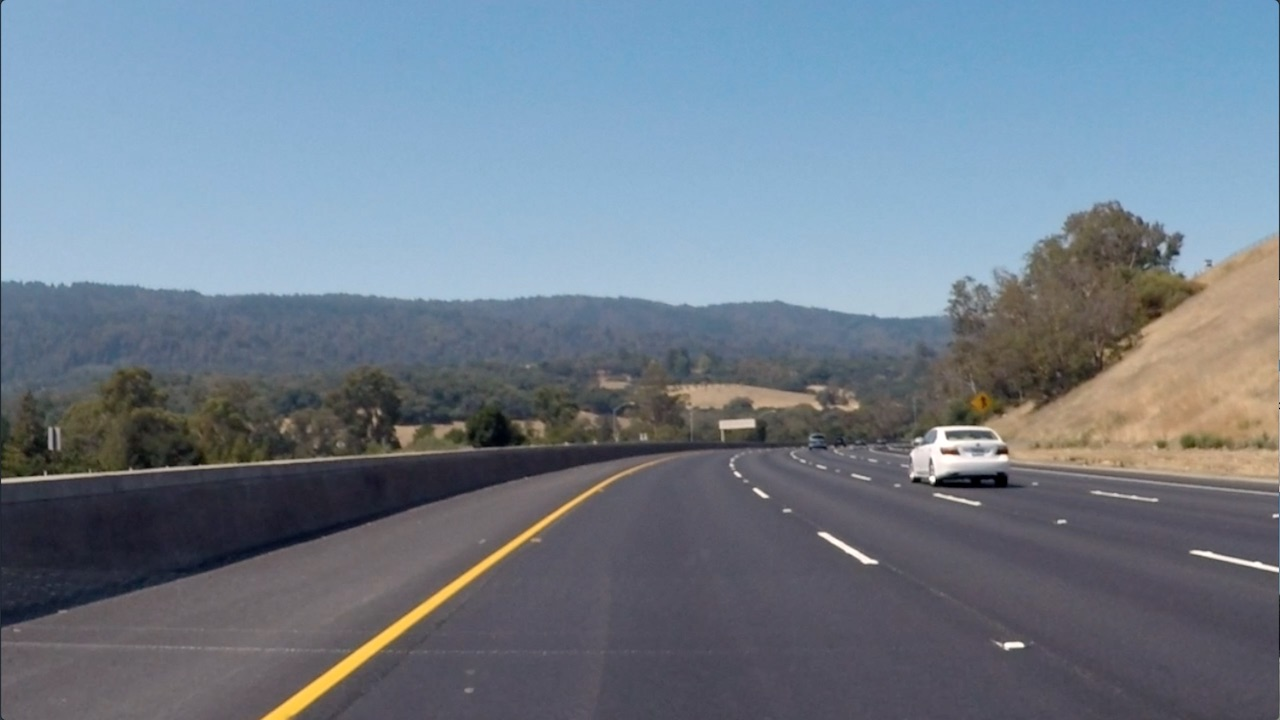
#> input picture 02_convolutional-neural-networks/02_conv-visualization/data/curved_lane.jpg, 1280 x 720 px
$ jupyter execute custom_filters.ipynb   (shell and % lines are left out)
#> lines starting #> are read from the running program, lines starting #| are printed output that depends on the picture
# Creating a Filter, Edge Detection

### Import resources and display image

[cell 1]
import matplotlib.pyplot as plt
import matplotlib.image as mpimg

import cv2
import numpy as np


# Read in the image
image = mpimg.imread('data/curved_lane.jpg')
#> image is the input picture: shape (720, 1280, 3); mean R, G, B 112.1, 125, 138.7

plt.imshow(image)

### Convert the image to grayscale

[cell 2]
# Convert to grayscale for filtering
gray = cv2.cvtColor(image, cv2.COLOR_RGB2GRAY)
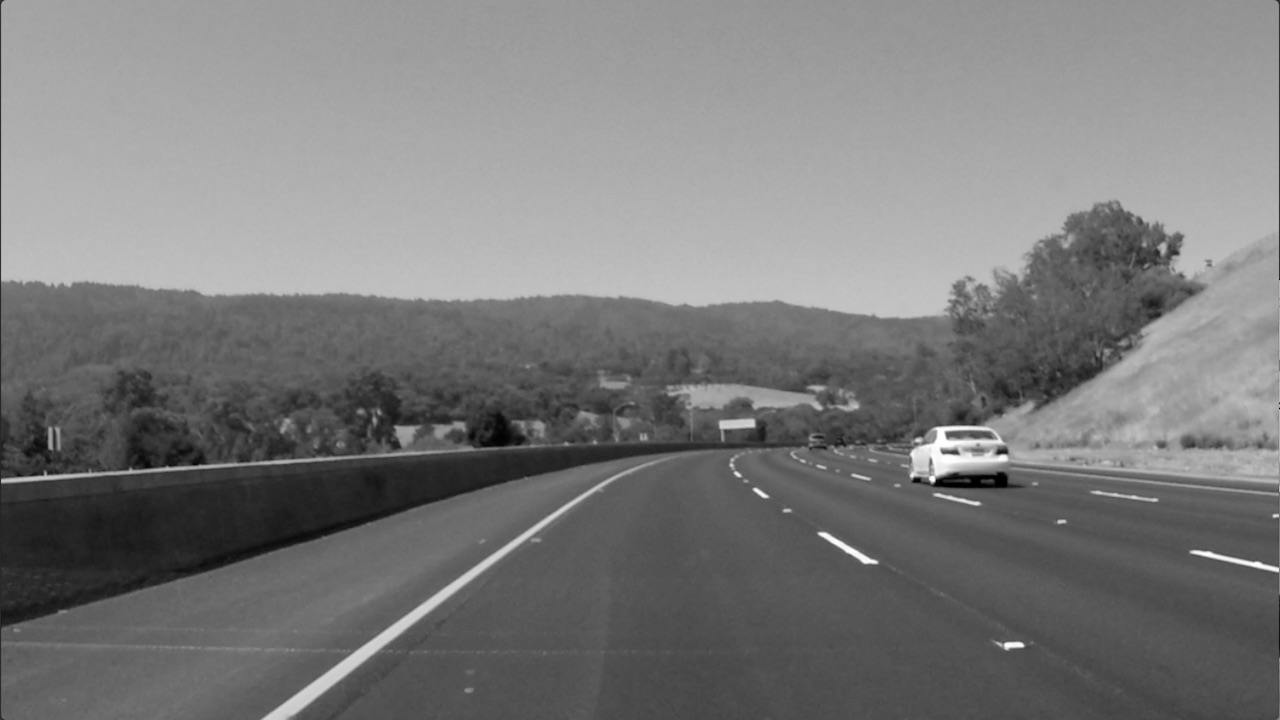
#> gray: shape (720, 1280); min 0, max 255, mean 122.7

plt.imshow(gray, cmap='gray')

### TODO: Create a custom kernel

Below, you've been given one common type of edge detection filter: a Sobel operator.

The Sobel filter is very commonly used in edge detection and in finding patterns in intensity in an image. Applying a Sobel filter to an image is a way of **taking (an approximation) of the derivative of the image** in the x or y direction, separately. The operators look as follows.

**It's up to you to create a Sobel x operator and apply it to the given image.**

For a challenge, see if you can put the image through a series of filters: first one that blurs the image (takes an average of pixels), and then one that detects the edges.

[cell 3]
# Create a custom kernel

# 3x3 array for edge detection
sobel_y = np.array([[-1, -2, -1],
                    [ 0,  0,  0],
                    [ 1,  2,  1]])

## TODO: Create and apply a Sobel x operator


# Filter the image using filter2D, which has inputs: (grayscale image, bit-depth, kernel)
filtered_image = cv2.filter2D(gray, -1, sobel_y)

plt.imshow(filtered_image, cmap='gray')

[cell 4]
# Create a custom kernel

# 3x3 array for edge detection
sobel_x = np.array([[-1, -2, -1],
                    [ 0,  0,  0],
                    [ 1,  2,  1]]).T

## TODO: Create and apply a Sobel x operator


# Filter the image using filter2D, which has inputs: (grayscale image, bit-depth, kernel)
filtered_image = cv2.filter2D(gray, -1, sobel_x)

plt.imshow(filtered_image, cmap='gray')

### Test out other filters!

You're encouraged to create other kinds of filters and apply them to see what happens! As an **optional exercise**, try the following:
* Create a filter with decimal value weights.
* Create a 5x5 filter
* Apply your filters to the other images in the `images` directory.

[cell 5]
# Create a custom kernel

# 3x3 array for edge detection
imgfilter = np.array([[0, -1, 0],
                     [ -1,  4,  -1],
                     [ 0,  -1,  0]])

## TODO: Create and apply a Sobel x operator


# Filter the image using filter2D, which has inputs: (grayscale image, bit-depth, kernel)
filtered_image = cv2.filter2D(gray, -1, imgfilter)

plt.imshow(filtered_image, cmap='gray')

[cell 6]
# Create a custom kernel

# 3x3 array for edge detection
imgfilter = np.array([[0, -1, 0],
                     [ -1,  5,  -1],
                     [ 0,  -1,  0]])

## TODO: Create and apply a Sobel x operator


# Filter the image using filter2D, which has inputs: (grayscale image, bit-depth, kernel)
filtered_image = cv2.filter2D(gray, -1, imgfilter)

plt.imshow(filtered_image, cmap='gray')

[cell 7]
# Create a custom kernel

# 3x3 array for edge detection
imgfilter = np.array([[0, -1, 0],
                     [ -1,  9,  -1],
                     [ 0,  -1,  0]])

## TODO: Create and apply a Sobel x operator


# Filter the image using filter2D, which has inputs: (grayscale image, bit-depth, kernel)
filtered_image = cv2.filter2D(gray, -1, imgfilter)

plt.imshow(filtered_image, cmap='gray')

[cell 8]
# Create a custom kernel

# 3x3 array for edge detection
imgfilter = np.array([[0, -1, 0],
                     [ -1,  90,  -1],
                     [ 0,  -1,  0]])

## TODO: Create and apply a Sobel x operator


# Filter the image using filter2D, which has inputs: (grayscale image, bit-depth, kernel)
filtered_image = cv2.filter2D(gray, -1, imgfilter)
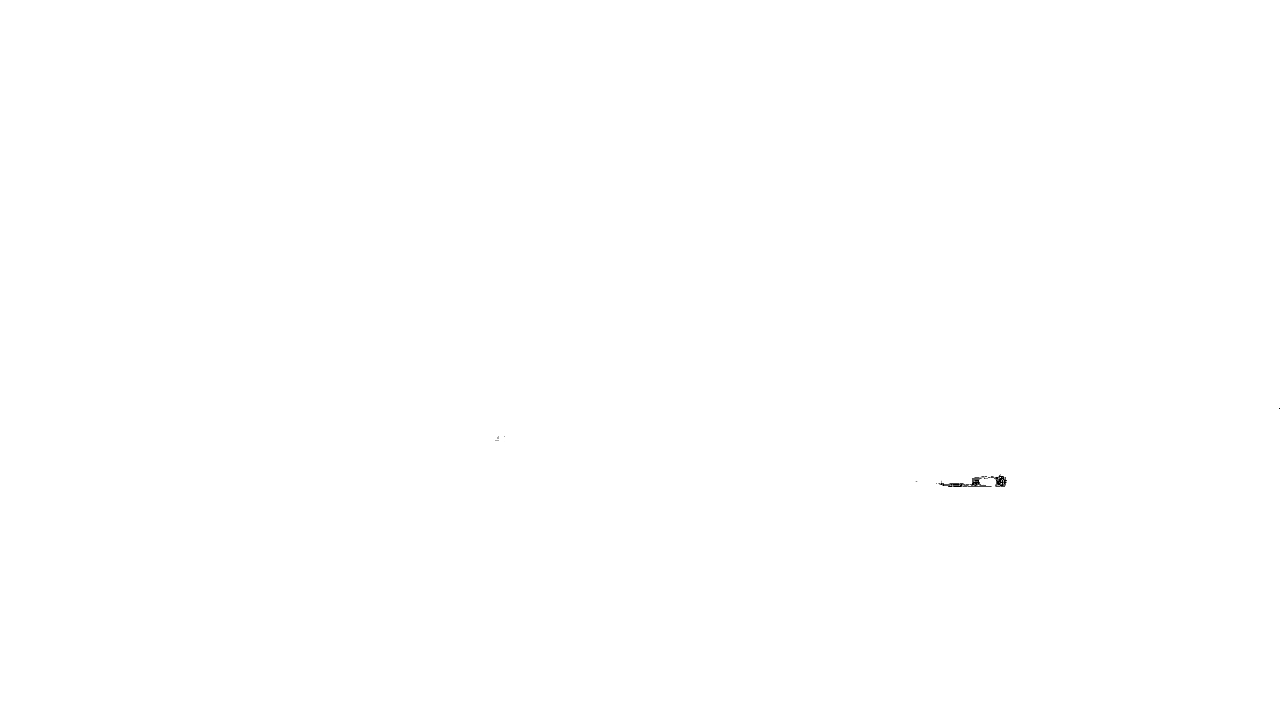
#> filtered_image: shape (720, 1280); min 0, max 255, mean 254.9

plt.imshow(filtered_image, cmap='gray')

[cell 9]
# Create a custom kernel

# 3x3 array for edge detection
imgfilter = np.array([[0, -1, 0],
                     [ -1,  3,  -1],
                     [ 0,  -1,  0]])

## TODO: Create and apply a Sobel x operator


# Filter the image using filter2D, which has inputs: (grayscale image, bit-depth, kernel)
filtered_image = cv2.filter2D(gray, -1, imgfilter)

plt.imshow(filtered_image, cmap='gray')

[cell 10]
# Create a custom kernel

# 3x3 array for edge detection
imgfilter = np.array([[ 0,   -1,    0],
                     [ -1,  4.05,  -1],
                     [  0,   -1,    0]])

## TODO: Create and apply a Sobel x operator


# Filter the image using filter2D, which has inputs: (grayscale image, bit-depth, kernel)
filtered_image = cv2.filter2D(gray, -1, imgfilter)

plt.imshow(filtered_image, cmap='gray')

[cell 11]
# Create a custom kernel

# 5x5 array for edge detection
imgfilter = np.array([[0,  0, -1,  0,  0],
[ 0, -1, -2, -1,  0],
[-1, -2, 17, -2, -1],
[ 0, -1, -2, -1,  0],
[ 0,  0, -1,  0,  0]])

## TODO: Create and apply a Sobel x operator


# Filter the image using filter2D, which has inputs: (grayscale image, bit-depth, kernel)
filtered_image = cv2.filter2D(gray, -1, imgfilter)

plt.imshow(filtered_image, cmap='gray')

[cell 12]
# Create a custom kernel

# 5x5 array for edge detection
imgfilter = np.array([[-1, -3, -4, -3, -1],
[-3,  0,  6,  0, -3],
[-4,  6, 21,  6, -4],
[-3,  0,  6,  0, -3],
[-1, -3, -4, -3, -1]])

## TODO: Create and apply a Sobel x operator


# Filter the image using filter2D, which has inputs: (grayscale image, bit-depth, kernel)
filtered_image = cv2.filter2D(gray, -1, imgfilter)

plt.imshow(filtered_image, cmap='gray')

# New image

[cell 13]
import os
os.listdir('data/')

[cell 14]
image = mpimg.imread('data/sobel_ops.png')
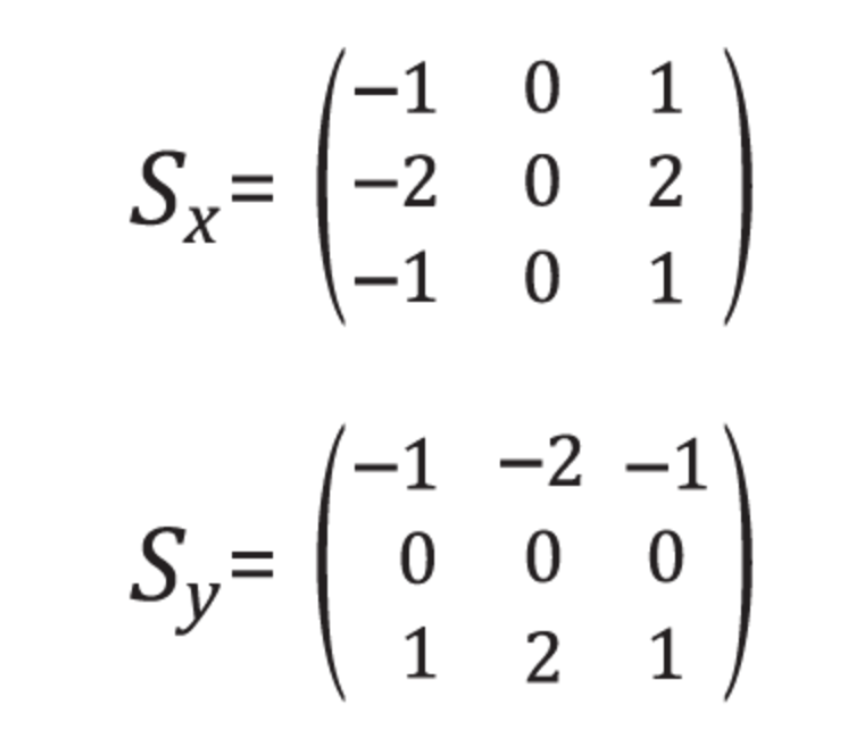
#> input picture 02_convolutional-neural-networks/02_conv-visualization/data/sobel_ops.png, 866 x 754 px
#> image is the input picture: shape (754, 866, 4) float32; mean R, G, B, A 0.965, 0.965, 0.965, 1

plt.imshow(image)

[cell 15]
# Convert to grayscale for filtering
gray = cv2.cvtColor(image, cv2.COLOR_RGB2GRAY)
#> gray: shape (754, 866) float32

plt.imshow(gray, cmap='gray')

[cell 16]
# Create a custom kernel

# 3x3 array for edge detection
sobel_y = np.array([[-1, -2, -1],
                    [ 0,  0,  0],
                    [ 1,  2,  1]])

## TODO: Create and apply a Sobel x operator


# Filter the image using filter2D, which has inputs: (grayscale image, bit-depth, kernel)
filtered_image = cv2.filter2D(gray, -1, sobel_y)
#> filtered_image: shape (754, 866) float32

plt.imshow(filtered_image, cmap='gray')

[cell 17]
# Create a custom kernel

# 3x3 array for edge detection
sobel_x = np.array([[-1, -2, -1],
                    [ 0,  0,  0],
                    [ 1,  2,  1]]).T

## TODO: Create and apply a Sobel x operator


# Filter the image using filter2D, which has inputs: (grayscale image, bit-depth, kernel)
filtered_image = cv2.filter2D(gray, -1, sobel_x)

plt.imshow(filtered_image, cmap='gray')

[cell 18]
# Create a custom kernel

# 3x3 array for edge detection
imgfilter = np.array([[0, -1, 0],
                     [ -1,  4,  -1],
                     [ 0,  -1,  0]])

## TODO: Create and apply a Sobel x operator


# Filter the image using filter2D, which has inputs: (grayscale image, bit-depth, kernel)
filtered_image = cv2.filter2D(gray, -1, imgfilter)
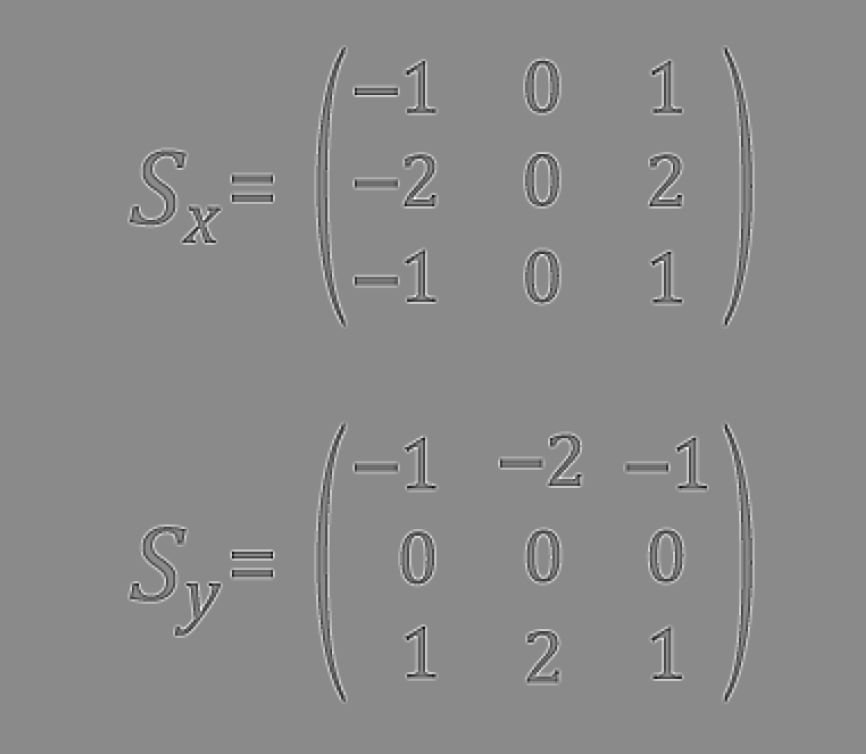
#> filtered_image: shape (754, 866) float32; min -0.394, max 0.333, mean -1.03e-10; drawn with min black and max white

plt.imshow(filtered_image, cmap='gray')

[cell 19]
# Create a custom kernel

# 5x5 array for edge detection
imgfilter = np.array([[0,  0, -1,  0,  0],
[ 0, -1, -2, -1,  0],
[-1, -2, 17, -2, -1],
[ 0, -1, -2, -1,  0],
[ 0,  0, -1,  0,  0]])

## TODO: Create and apply a Sobel x operator


# Filter the image using filter2D, which has inputs: (grayscale image, bit-depth, kernel)
filtered_image = cv2.filter2D(gray, -1, imgfilter)
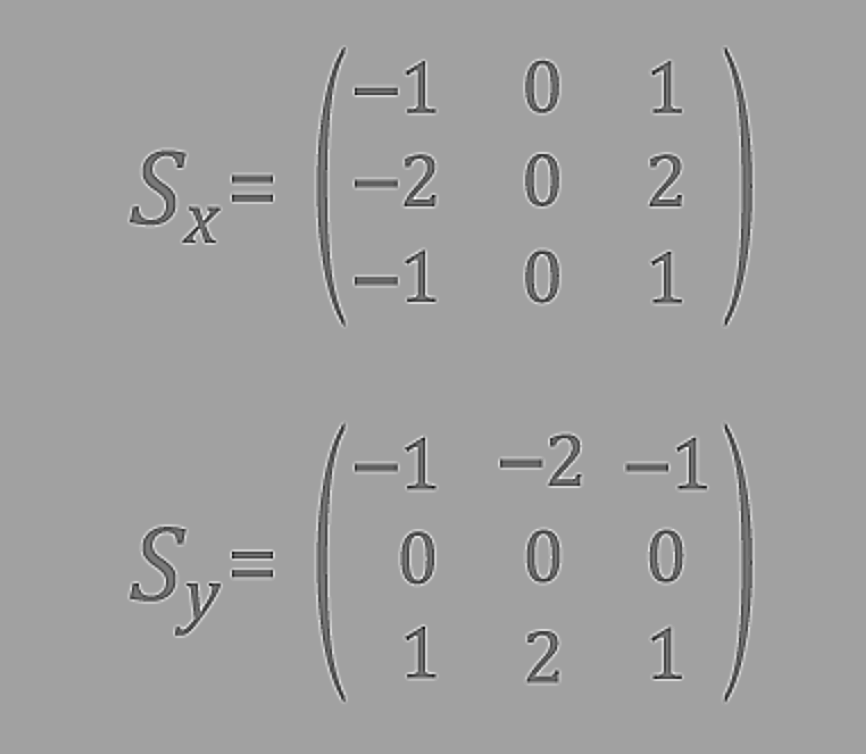
#> filtered_image: shape (754, 866) float32; min -2.61, max 3.1, mean 0.965; drawn with min black and max white

plt.imshow(filtered_image, cmap='gray')

[cell 20]
# Create a custom kernel

# 5x5 array for edge detection
imgfilter = np.array([[-1, -3, -4, -3, -1],
[-3,  0,  6,  0, -3],
[-4,  6, 21,  6, -4],
[-3,  0,  6,  0, -3],
[-1, -3, -4, -3, -1]])

## TODO: Create and apply a Sobel x operator


# Filter the image using filter2D, which has inputs: (grayscale image, bit-depth, kernel)
filtered_image = cv2.filter2D(gray, -1, imgfilter)

plt.imshow(filtered_image, cmap='gray')
